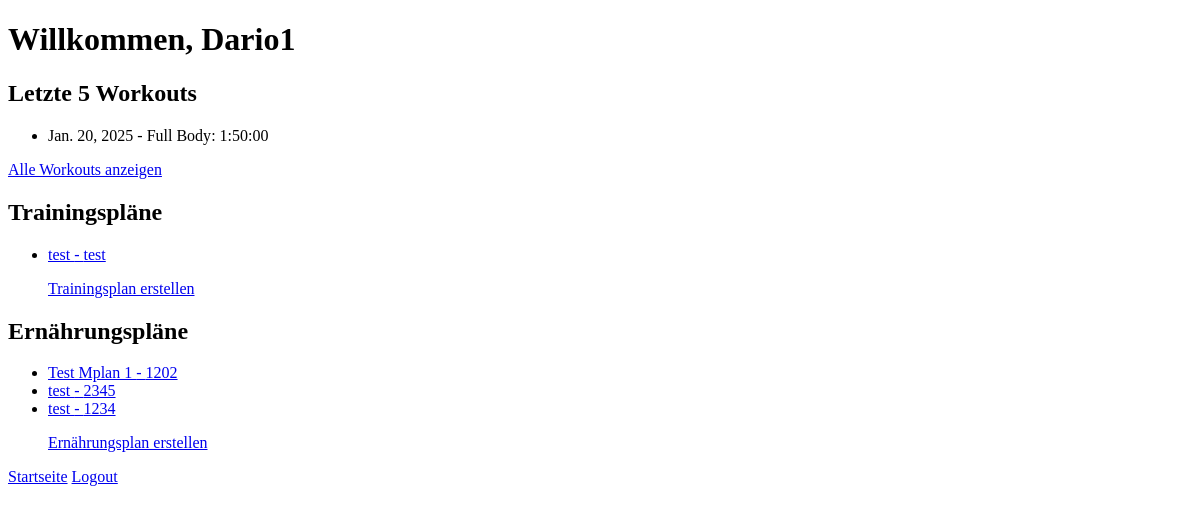
Before: /dashboard/ (signed in) with the older database file.
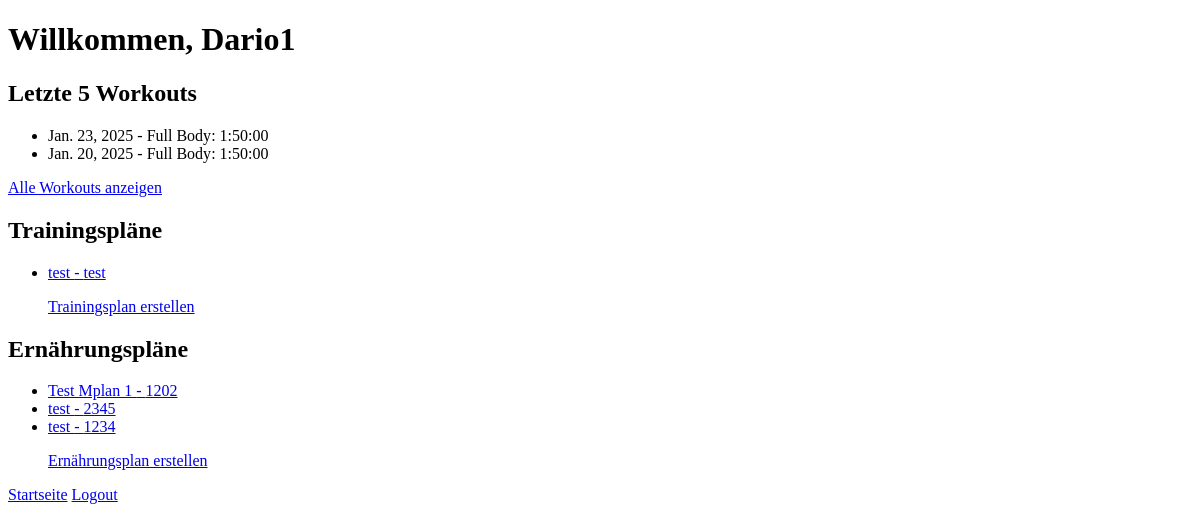
After: the same page with the newer database file.
### blog/models.py (models this page shows, shortened)
class Workout(models.Model):
    user = models.ForeignKey(User, on_delete=models.CASCADE)
    date = models.DateField(default=datetime.date.today)
    workout_type = models.CharField(max_length=50)
    duration = models.DurationField()

class TrainingPlan(models.Model):
    user = models.ForeignKey(User, on_delete=models.CASCADE)
    name = models.CharField(max_length=100)
    category = models.CharField(max_length=100)
    exercise1 = models.CharField(max_length=100)
    exercise2 = models.CharField(max_length=100)
    exercise3 = models.CharField(max_length=100, blank=True, null=True)
    exercise4 = models.CharField(max_length=100, blank=True, null=True)
    exercise5 = models.CharField(max_length=100, blank=True, null=True)
    exercise6 = models.CharField(max_length=100, blank=True, null=True)

class MealPlan(models.Model):
    user = models.ForeignKey(User, on_delete=models.CASCADE)
    name = models.CharField(max_length=100)
    breakfast = models.CharField(max_length=100, blank=True, null=True)
    snack1 = models.CharField(max_length=100, blank=True, null=True)
    lunch = models.CharField(max_length=100)
    snack2 = models.CharField(max_length=100, blank=True, null=True)
    dinner = models.CharField(max_length=100)
    calories = models.IntegerField()

### blog/views.py (the view)
# urls.py: path("dashboard/", views.dashboard, name="dashboard"),
@login_required
def dashboard(request):
    user = request.user
    workouts = user.workout_set.all().order_by('-date')[:5]
    mplans = user.mealplan_set.all()
    tplans = user.trainingplan_set.all()
    return render(request, "user/dashboard.html", {
        "workouts": workouts,
        "mplans": mplans,
        "tplans": tplans,
    })

### blog/templates/user/dashboard.html (shortened to what this page needs)
<!DOCTYPE html>
<html>
<head>
</head>
<body>
    <h1>Willkommen, {{ user.username }}</h1>
    <h2>Letzte 5 Workouts</h2>
    <ul>
        {% for workout in workouts %}
            <li>{{ workout.date }} - {{ workout.workout_type }}: {{ workout.duration }}</li>
        {% empty %}
            <li>Keine Workouts gefunden.</li>
        {% endfor %}
    </ul>
    <p><a href="{% url 'all_workouts' %}">Alle Workouts anzeigen</a></p>
    <h2>Trainingspläne</h2>
    <ul>
        {% for tplan in tplans %}
            <li>
                <a href="{% url 'tplan_detail' tplan.pk %}">
                    {{ tplan.name }} - {{ tplan.category }}
                </a>
            </li>
        {% empty %}
            <li>Keine Trainingspläne gefunden.</li>
        {% endfor %}
    </ul>
    <ul>
    <a href="{% url 'tplan_create'  %}">
    Trainingsplan erstellen
    </a>
    </ul>
    <h2>Ernährungspläne</h2>
    <ul>
        {% for mplan in mplans %}
            <li>
                <a href="{% url 'mplan_detail' mplan.pk %}">
                    {{ mplan.name }} - {{ mplan.calories }}
                </a>
            </li>
        {% empty %}
            <li>Keine Pläne gefunden.</li>
        {% endfor %}
    </ul>
    <ul>
    <a href="{% url 'mplan_create'  %}">
    Ernährungsplan erstellen
    </a>
    </ul>
    <a href="{% url 'article_list' %}">Startseite</a>
    <a href="{% url 'logout' %}">Logout</a>
</body>
</html>

Changed rows visible on the page:
added Workout: date "Jan. 23, 2025", workout_type "Full Body", duration "1:50:00"
